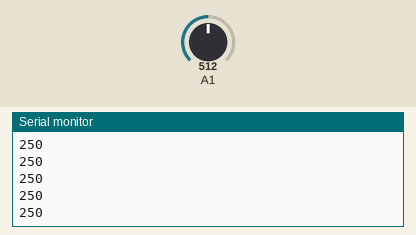
Simulated run of this sketch. Board: Arduino Uno, built with avr-gcc and run on an emulated ATmega328P. Parts: the last lines printed to the serial monitor. The test bench sets the inputs (shaded band); at power-on: A1 = 512.

Above: at 3.2 s.
3.3 s: A1 set to 716
At 3.8 s:
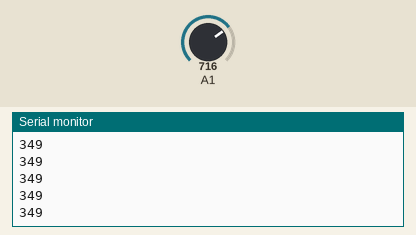
4.8 s: A1 set to 900
At 5.4 s:
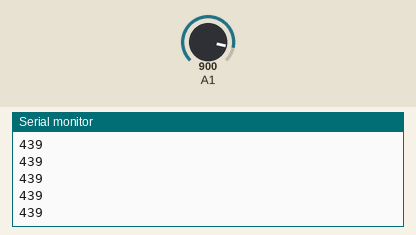
Timing chart, 0 to 7.8 s (numbered marks = the images above; inputs shaded):
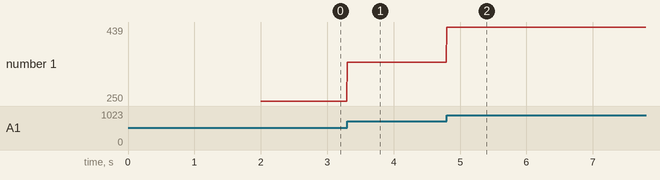

Measured:
- after the input at 3.3 s, the serial monitor: prints a new line at once (image 1)
- after the input at 4.8 s, the serial monitor: prints a new line at once (image 2)
- plotted number 1: 250 → 349 after the input at 3.3 s, 349 → 439 after the input at 4.8 s

The sketch:

LM35_DEMO.ino
```cpp
// the setup routine runs once when you press reset:
void setup() {
  // initialize serial communication at 9600 bits per second:
  Serial.begin(9600);
  Serial.println("Sensor Calibration");
  delay(1000);
  Serial.println("Sensor Ready");
  delay(1000);
}

// the loop routine runs over and over again forever:
void loop() {
  // read the input on analog pin 0:
  unsigned long int sensorValue = analogRead(A1);
  // print out the value you read:
  unsigned long int voltPin = sensorValue*(double)(5000.0/1024.0);
  unsigned long int temp = (double)voltPin/10.0;
  Serial.println(temp);
  delay(10);        // delay in between reads for stability
}
```
